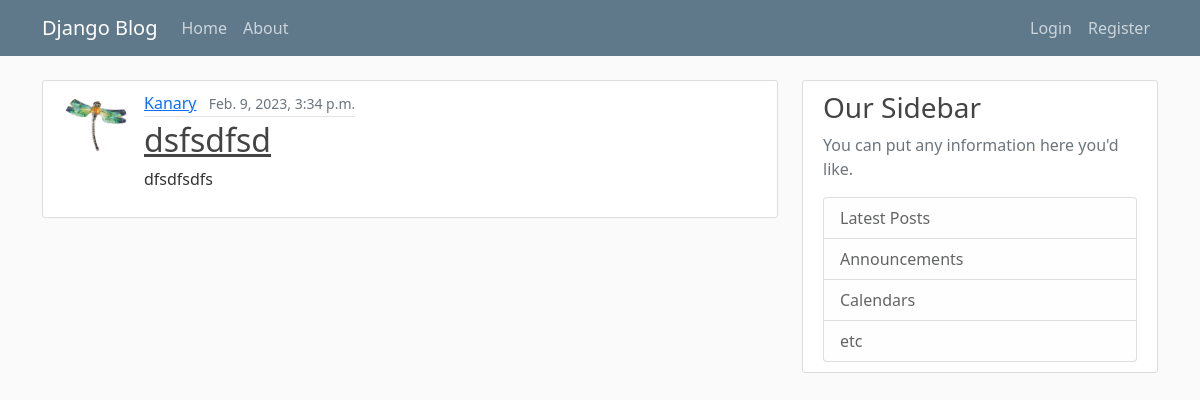
The app's page /, older data.
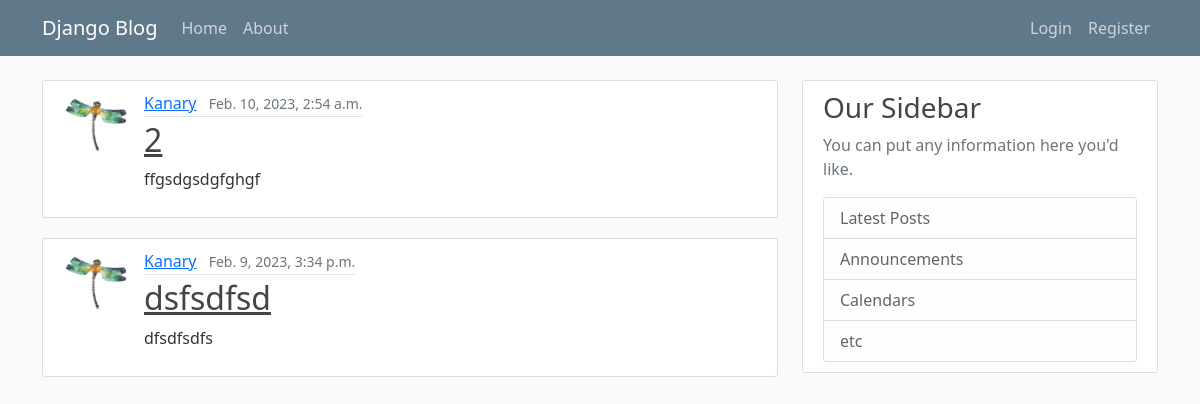
The same page, newer data.
### blog/models.py (models this page shows, shortened)
class Post(models.Model):
    title = models.CharField(max_length=100)
    content = models.TextField()
    date_posted = models.DateTimeField(default=timezone.now)
    author = models.ForeignKey(User, on_delete=models.CASCADE)

### users/models.py (models this page shows, shortened)
class Profile(models.Model):
    user = models.OneToOneField(User, on_delete=models.CASCADE)
    image = models.ImageField(default='default.jpg', upload_to='profile_pics')

### blog/views.py (the view)
# urls.py: path('', PostListView.as_view(), name='blog-home'),
class PostListView(ListView):
    model = Post
    template_name = 'blog/home.html'
    context_object_name = 'posts'
    ordering = ['-date_posted']

### blog/templates/blog/home.html
{% extends "blog/base.html" %}
{% block content %}
    {% for post in posts %}
        <article class="d-flex content-section">
            <img class="rounded-circle article-img" src="{{ post.author.profile.image.url }}">
              <div class="media-body">
                <div class="article-metadata">
                  <a class="me-2" href="#">{{ post.author }}</a>
                  <small class="text-muted">{{ post.date_posted }}</small>
                </div>
                <h2><a class="article-title" href="{% url 'post-detail' post.id %}">{{ post.title }}</a></h2>
                <p class="article-content">{{ post.content }}</p>
              </div>
        </article>
    {% endfor %}
{% endblock content %}

### blog/templates/blog/base.html (shortened to what this page needs)
{% load static %}
<!DOCTYPE html>
<html lang="en">
<head>
    <link href="https://cdn.jsdelivr.net/npm/bootstrap@5.0.2/dist/css/bootstrap.min.css" rel="stylesheet">
    <link href="{% static 'blog/main.css' %}" rel="stylesheet">
</head>
<body>
    <header class="site-header">
      <nav class="navbar navbar-expand-md navbar-dark bg-steel fixed-top">
        <div class="container">
          <a class="navbar-brand mr-4" href="{% url 'blog-home' %}">Django Blog</a>
          <div class="collapse navbar-collapse" id="navbarToggle">
            <div class="navbar-nav me-auto">
              <a class="nav-item nav-link" href="{% url 'blog-home' %}">Home</a>
              <a class="nav-item nav-link" href="{% url 'blog-about' %}">About</a>
            </div>
            <div class="navbar-nav">
              {% if user.is_authenticated %}
                <a class="nav-item nav-link" href="{% url 'profile' %}">Profile</a>
                <a class="nav-item nav-link" href="{% url 'logout' %}">Logout</a>
              {% else %}
                <a class="nav-item nav-link" href="{% url 'login' %}">Login</a>
                <a class="nav-item nav-link" href="{% url 'register' %}">Register</a>
                {% endif %}
            </div>
          </div>
        </div>
      </nav>
    </header>
    <main role="main" class="container">
      <div class="row">
        <div class="col-md-8">
            {% block content %}{% endblock %}
        </div>
        <div class="col-md-4">
          <div class="content-section">
            <h3>Our Sidebar</h3>
            <p class='text-muted'> You can put any information here you'd like.
              <ul class="list-group">
                <li class="list-group-item list-group-item-light">Latest Posts</li>
                <li class="list-group-item list-group-item-light">Announcements</li>
                <li class="list-group-item list-group-item-light">Calendars</li>
                <li class="list-group-item list-group-item-light">etc</li>
              </ul>
          </div>
        </div>
      </div>
    </main>
</body>
</html>

### blog/static/blog/main.css (style rules this page uses)
body { background: #fafafa; color: #333333; margin-top: 5rem; }
h1, h2, h3, h4, h5, h6 { color: #444444; }
ul { margin: 0; }
.bg-steel { background-color: #5f788a; }
.site-header .navbar-nav .nav-link { color: #cbd5db; }
.content-section { background: #ffffff; padding: 10px 20px; border: 1px solid #dddddd; border-radius: 3px; margin-bottom: 20px; }
.article-title { color: #444444; }
.article-content { white-space: pre-line; }
.article-img { height: 65px; width: 65px; margin-right: 16px; }
.article-metadata { padding-bottom: 1px; margin-bottom: 4px; border-bottom: 1px solid #e3e3e3 }

Row changes from the older to the newer data that the page shows:
added Post: author.profile.image (picture), author "Kanary", date_posted "Feb. 10, 2023, 2:54 a.m.", title "2", content "ffgsdgsdgfghgf"
